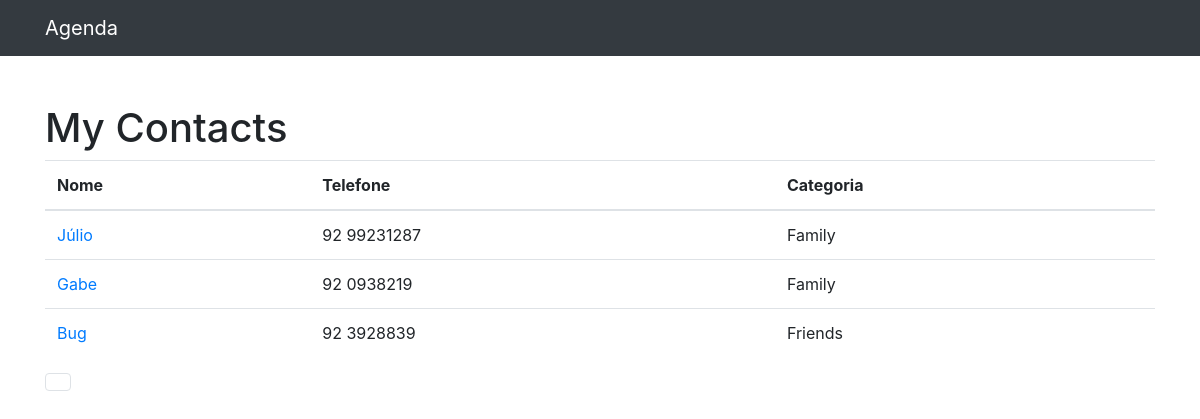
The app's page /, older data.
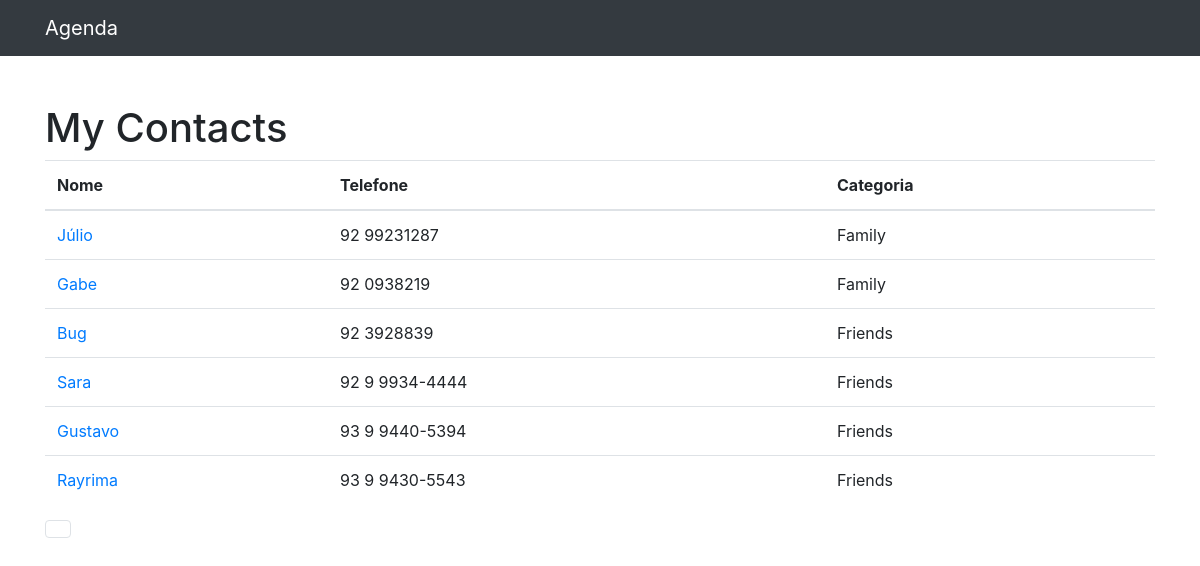
The same page, newer data.
### contatos/models.py (models this page shows, shortened)
class Contact(models.Model):
    name = models.CharField(max_length=255)
    surname = models.CharField(max_length=255, blank=True)
    phone = models.CharField(max_length=255)
    email = models.CharField(max_length=255, blank=True)
    create_date = models.DateTimeField(default=timezone.now())
    description = models.TextField(blank=True)
    category = models.ForeignKey(Category, on_delete=models.DO_NOTHING)
    show = models.BooleanField(default=True)

class Category(models.Model):
    name = models.CharField(max_length=255)
    def __str__(self):
        return self.name

### contatos/views.py (the view)
# urls.py: path('', views.index, name="index"),
def index(request):
    contacts = Contact.objects.all()
    paginator = Paginator(contacts, 10)
    page = request.GET.get('p')
    contacts = paginator.get_page(page)
    return render(request, 'contatos/index.html', {
        'contacts': contacts
    })

### contatos/templates/contatos/index.html
{% extends 'base.html' %}
{% block 'conteudo' %}
<h1 class="mt-5">My Contacts</h1>
<table class="table">
  <thead>
    <tr>
      <th>Nome</th>
      <th>Telefone</th>
      <th>Categoria</th>
    </tr>
  </thead>
  <tbody>
  {% for contact in contacts%}
  {% if contact.show %}
    <tr>
      <td>
        <a href="{% url 'search_contact' contact.id %}"> {{ contact.name }} </a>
      </td>
      <td>{{ contact.phone }}</td>
      <td>{{ contact.category }}</td>
    </tr>
  {% endif %}
  {% endfor %}
  </tbody>
</table>
<nav aria-label="Page navigation example">
  {% for page in contacts.paginator.page_range %}
  <ul class="pagination">
    <li class="page-item"><a class="page-link" href="?p={{pagina}}">{{ pagina }}</a></li>
    {% endfor %}
  </ul>
</nav>
{% endblock %}

### templates/base.html (shortened to what this page needs)
{% load static %}
<!DOCTYPE html>
<html lang="pt">
<head>
  {% include 'partials/_head.html' %}
</head>
<body>
  <nav class="navbar navbar-expand-lg navbar-dark bg-dark static-top">
    {% include 'partials/_nav.html' %}
  </nav>
  <div class="container">
    <div class="row">
      <div class="col-lg-12">
        {% block 'conteudo' %}
        {% endblock %}
      </div>
    </div>
  </div>
</body>
</html>

### templates/partials/_head.html (shortened to what this page needs)
{% load static %}
<link href="{% static 'vendor/bootstrap/css/bootstrap.min.css' %}" rel="stylesheet">

### templates/partials/_nav.html (shortened to what this page needs)
{% load static %}
<div class="container">
  <a class="navbar-brand" href="#">Agenda</a>
</div>

Row changes from the older to the newer data that the page shows:
added Contact: name "Sara", phone "92 9 9934-4444", category "Friends"
added Contact: name "Gustavo", phone "93 9 9440-5394", category "Friends"
added Contact: name "Rayrima", phone "93 9 9430-5543", category "Friends"
